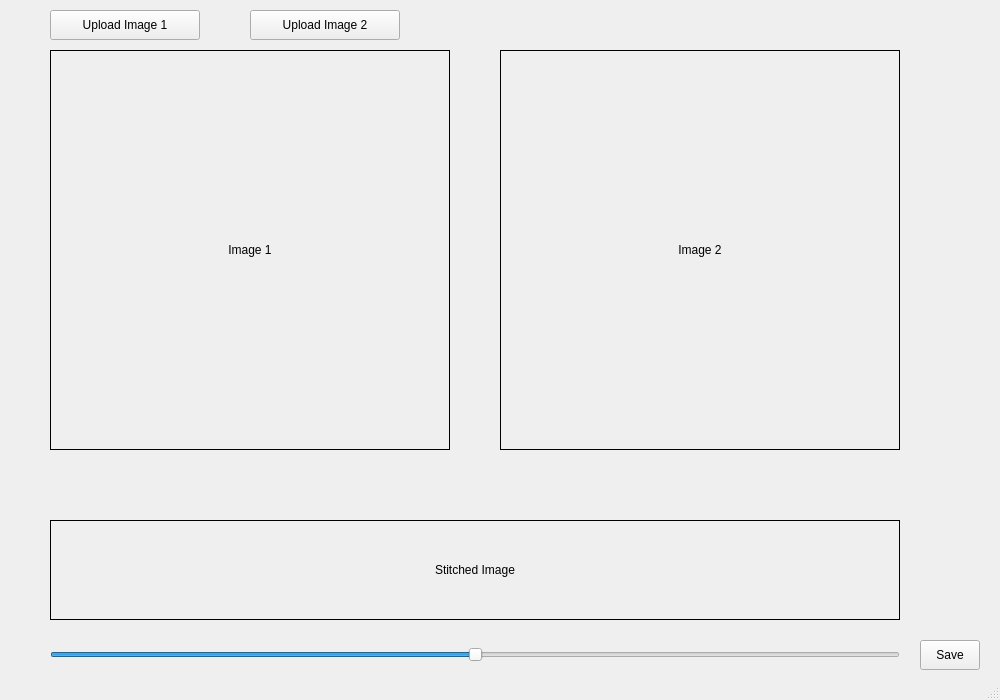
<?xml version="1.0" encoding="UTF-8"?>
<ui version="4.0">
 <class>MainWindow</class>
 <widget class="QMainWindow" name="MainWindow">
  <property name="geometry">
   <rect>
    <x>0</x>
    <y>0</y>
    <width>1000</width>
    <height>700</height>
   </rect>
  </property>
  <property name="windowTitle">
   <string>Image Stitching Tool</string>
  </property>
  <widget class="QWidget" name="centralwidget">
   <!-- 上传图像按钮 -->
   <widget class="QPushButton" name="button_upload_image1">
    <property name="geometry">
     <rect>
      <x>50</x>
      <y>10</y>
      <width>150</width>
      <height>30</height>
     </rect>
    </property>
    <property name="text">
     <string>Upload Image 1</string>
    </property>
   </widget>
   <widget class="QPushButton" name="button_upload_image2">
    <property name="geometry">
     <rect>
      <x>250</x>
      <y>10</y>
      <width>150</width>
      <height>30</height>
     </rect>
    </property>
    <property name="text">
     <string>Upload Image 2</string>
    </property>
   </widget>
   <!-- 检材图像显示 -->
   <widget class="QLabel" name="label_image1">
    <property name="geometry">
     <rect>
      <x>50</x>
      <y>50</y>
      <width>400</width>
      <height>400</height>
     </rect>
    </property>
    <property name="text">
     <string>Image 1</string>
    </property>
    <property name="alignment">
     <set>Qt::AlignCenter</set>
    </property>
    <property name="frameShape">
     <enum>QFrame::Box</enum>
    </property>
   </widget>
   <!-- 样本图像显示 -->
   <widget class="QLabel" name="label_image2">
    <property name="geometry">
     <rect>
      <x>500</x>
      <y>50</y>
      <width>400</width>
      <height>400</height>
     </rect>
    </property>
    <property name="text">
     <string>Image 2</string>
    </property>
    <property name="alignment">
     <set>Qt::AlignCenter</set>
    </property>
    <property name="frameShape">
     <enum>QFrame::Box</enum>
    </property>
   </widget>
   <!-- 拼接图像显示 -->
   <widget class="QLabel" name="label_image_stitched">
    <property name="geometry">
     <rect>
      <x>50</x>
      <y>520</y>
      <width>850</width>
      <height>100</height>
     </rect>
    </property>
    <property name="text">
     <string>Stitched Image</string>
    </property>
    <property name="alignment">
     <set>Qt::AlignCenter</set>
    </property>
    <property name="frameShape">
     <enum>QFrame::Box</enum>
    </property>
   </widget>
   <!-- 拼接线调整滑动条 -->
   <widget class="QSlider" name="slider_stitch_position">
    <property name="geometry">
     <rect>
      <x>50</x>
      <y>640</y>
      <width>850</width>
      <height>30</height>
     </rect>
    </property>
    <property name="orientation">
     <enum>Qt::Horizontal</enum>
    </property>
    <property name="minimum">
     <number>0</number>
    </property>
    <property name="maximum">
     <number>100</number>
    </property>
    <property name="value">
     <number>50</number>
    </property>
   </widget>
   <!-- 保存截图按钮 -->
   <widget class="QPushButton" name="button_save_screenshot">
    <property name="geometry">
     <rect>
      <x>920</x>
      <y>640</y>
      <width>60</width>
      <height>30</height>
      </rect>
    </property>
    <property name="text">
     <string>Save</string>
    </property>
   </widget>
  </widget>
  <widget class="QMenuBar" name="menubar"/>
  <widget class="QStatusBar" name="statusbar"/>
 </widget>
</ui>
